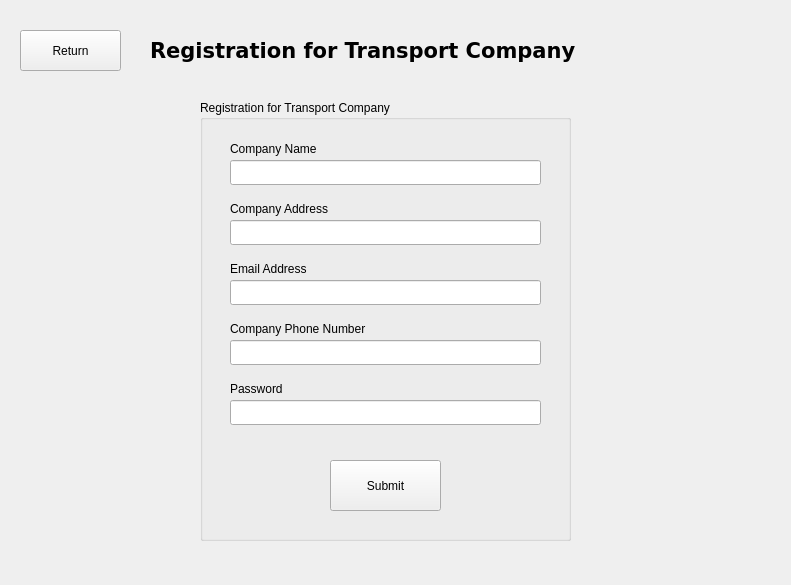
<?xml version="1.0" encoding="UTF-8"?>
<ui version="4.0">
 <class>Company_Registration</class>
 <widget class="QWidget" name="Company_Registration">
  <property name="geometry">
   <rect>
    <x>0</x>
    <y>0</y>
    <width>791</width>
    <height>585</height>
   </rect>
  </property>
  <property name="windowTitle">
   <string>Form</string>
  </property>
  <widget class="QLabel" name="label">
   <property name="geometry">
    <rect>
     <x>150</x>
     <y>20</y>
     <width>501</width>
     <height>61</height>
    </rect>
   </property>
   <property name="font">
    <font>
     <family>DejaVu Sans</family>
     <pointsize>16</pointsize>
     <weight>75</weight>
     <bold>true</bold>
    </font>
   </property>
   <property name="text">
    <string>Registration for Transport Company</string>
   </property>
  </widget>
  <widget class="QGroupBox" name="groupBox">
   <property name="geometry">
    <rect>
     <x>200</x>
     <y>100</y>
     <width>371</width>
     <height>441</height>
    </rect>
   </property>
   <property name="title">
    <string>Registration for Transport Company</string>
   </property>
   <widget class="QLabel" name="label_2">
    <property name="geometry">
     <rect>
      <x>30</x>
      <y>40</y>
      <width>151</width>
      <height>17</height>
     </rect>
    </property>
    <property name="text">
     <string>Company Name</string>
    </property>
   </widget>
   <widget class="QLabel" name="label_3">
    <property name="geometry">
     <rect>
      <x>30</x>
      <y>100</y>
      <width>171</width>
      <height>17</height>
     </rect>
    </property>
    <property name="text">
     <string>Company Address</string>
    </property>
   </widget>
   <widget class="QLabel" name="label_4">
    <property name="geometry">
     <rect>
      <x>30</x>
      <y>160</y>
      <width>131</width>
      <height>17</height>
     </rect>
    </property>
    <property name="text">
     <string>Email Address</string>
    </property>
   </widget>
   <widget class="QLabel" name="label_5">
    <property name="geometry">
     <rect>
      <x>30</x>
      <y>220</y>
      <width>191</width>
      <height>17</height>
     </rect>
    </property>
    <property name="text">
     <string>Company Phone Number</string>
    </property>
   </widget>
   <widget class="QLabel" name="label_6">
    <property name="geometry">
     <rect>
      <x>30</x>
      <y>280</y>
      <width>81</width>
      <height>17</height>
     </rect>
    </property>
    <property name="text">
     <string>Password</string>
    </property>
   </widget>
   <widget class="QLineEdit" name="CName">
    <property name="geometry">
     <rect>
      <x>30</x>
      <y>60</y>
      <width>311</width>
      <height>25</height>
     </rect>
    </property>
   </widget>
   <widget class="QLineEdit" name="CAddress">
    <property name="geometry">
     <rect>
      <x>30</x>
      <y>120</y>
      <width>311</width>
      <height>25</height>
     </rect>
    </property>
   </widget>
   <widget class="QLineEdit" name="CEmail">
    <property name="geometry">
     <rect>
      <x>30</x>
      <y>180</y>
      <width>311</width>
      <height>25</height>
     </rect>
    </property>
   </widget>
   <widget class="QLineEdit" name="CPNumber">
    <property name="geometry">
     <rect>
      <x>30</x>
      <y>240</y>
      <width>311</width>
      <height>25</height>
     </rect>
    </property>
   </widget>
   <widget class="QLineEdit" name="CPassword">
    <property name="geometry">
     <rect>
      <x>30</x>
      <y>300</y>
      <width>311</width>
      <height>25</height>
     </rect>
    </property>
    <property name="echoMode">
     <enum>QLineEdit::Password</enum>
    </property>
   </widget>
   <widget class="QPushButton" name="pushButton">
    <property name="geometry">
     <rect>
      <x>130</x>
      <y>360</y>
      <width>111</width>
      <height>51</height>
     </rect>
    </property>
    <property name="text">
     <string>Submit</string>
    </property>
   </widget>
  </widget>
  <widget class="QPushButton" name="pushButton_2">
   <property name="geometry">
    <rect>
     <x>20</x>
     <y>30</y>
     <width>101</width>
     <height>41</height>
    </rect>
   </property>
   <property name="text">
    <string>Return</string>
   </property>
  </widget>
 </widget>
 <resources/>
 <connections/>
</ui>
